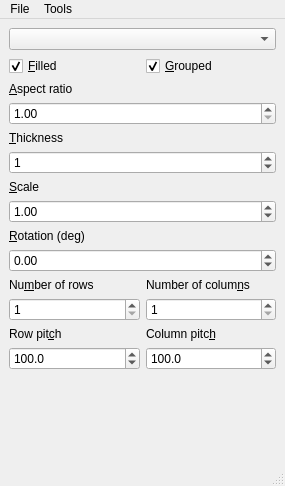
<?xml version="1.0" encoding="UTF-8"?>
<ui version="4.0">
 <author>Joan Juvert</author>
 <class>ControlWindow</class>
 <widget class="QMainWindow" name="ControlWindow">
  <property name="geometry">
   <rect>
    <x>0</x>
    <y>0</y>
    <width>285</width>
    <height>486</height>
   </rect>
  </property>
  <property name="sizePolicy">
   <sizepolicy hsizetype="Preferred" vsizetype="Preferred">
    <horstretch>0</horstretch>
    <verstretch>0</verstretch>
   </sizepolicy>
  </property>
  <property name="minimumSize">
   <size>
    <width>235</width>
    <height>486</height>
   </size>
  </property>
  <property name="maximumSize">
   <size>
    <width>16777215</width>
    <height>486</height>
   </size>
  </property>
  <property name="focusPolicy">
   <enum>Qt::ClickFocus</enum>
  </property>
  <property name="windowTitle">
   <string>Control window</string>
  </property>
  <widget class="QWidget" name="centralwidget">
   <property name="autoFillBackground">
    <bool>false</bool>
   </property>
   <layout class="QVBoxLayout" name="verticalLayout">
    <item>
     <widget class="QComboBox" name="shapes_comboBox"/>
    </item>
    <item>
     <layout class="QHBoxLayout" name="horizontalLayout_2">
      <item>
       <widget class="QCheckBox" name="filled_checkBox">
        <property name="text">
         <string>&amp;Filled</string>
        </property>
        <property name="checked">
         <bool>true</bool>
        </property>
       </widget>
      </item>
      <item>
       <widget class="QCheckBox" name="grouped_checkBox">
        <property name="text">
         <string>&amp;Grouped</string>
        </property>
        <property name="checked">
         <bool>true</bool>
        </property>
       </widget>
      </item>
     </layout>
    </item>
    <item>
     <layout class="QVBoxLayout" name="verticalLayout_21">
      <item>
       <widget class="QLabel" name="aspectRatio_label">
        <property name="text">
         <string>&amp;Aspect ratio</string>
        </property>
        <property name="buddy">
         <cstring>aspectRatio_doubleSpinBox</cstring>
        </property>
       </widget>
      </item>
      <item>
       <widget class="QDoubleSpinBox" name="aspectRatio_doubleSpinBox">
        <property name="decimals">
         <number>2</number>
        </property>
        <property name="minimum">
         <double>1.000000000000000</double>
        </property>
        <property name="maximum">
         <double>1000.000000000000000</double>
        </property>
        <property name="singleStep">
         <double>0.100000000000000</double>
        </property>
       </widget>
      </item>
     </layout>
    </item>
    <item>
     <layout class="QVBoxLayout" name="verticalLayout_19">
      <item>
       <widget class="QLabel" name="thickness_label">
        <property name="text">
         <string>&amp;Thickness</string>
        </property>
        <property name="buddy">
         <cstring>thickness_spinBox</cstring>
        </property>
       </widget>
      </item>
      <item>
       <widget class="QSpinBox" name="thickness_spinBox">
        <property name="maximum">
         <number>100</number>
        </property>
        <property name="value">
         <number>1</number>
        </property>
       </widget>
      </item>
     </layout>
    </item>
    <item>
     <layout class="QVBoxLayout" name="verticalLayout_20">
      <item>
       <widget class="QLabel" name="scale_label">
        <property name="text">
         <string>&amp;Scale</string>
        </property>
        <property name="buddy">
         <cstring>scale_doubleSpinBox</cstring>
        </property>
       </widget>
      </item>
      <item>
       <widget class="QDoubleSpinBox" name="scale_doubleSpinBox">
        <property name="decimals">
         <number>2</number>
        </property>
        <property name="maximum">
         <double>100.000000000000000</double>
        </property>
        <property name="singleStep">
         <double>0.010000000000000</double>
        </property>
        <property name="value">
         <double>1.000000000000000</double>
        </property>
       </widget>
      </item>
     </layout>
    </item>
    <item>
     <layout class="QVBoxLayout" name="verticalLayout_22">
      <item>
       <widget class="QLabel" name="rotation_label">
        <property name="text">
         <string>&amp;Rotation (deg)</string>
        </property>
        <property name="buddy">
         <cstring>rotation_doubleSpinBox</cstring>
        </property>
       </widget>
      </item>
      <item>
       <widget class="QDoubleSpinBox" name="rotation_doubleSpinBox">
        <property name="enabled">
         <bool>true</bool>
        </property>
        <property name="minimum">
         <double>-360.000000000000000</double>
        </property>
        <property name="maximum">
         <double>360.000000000000000</double>
        </property>
       </widget>
      </item>
     </layout>
    </item>
    <item>
     <layout class="QGridLayout" name="gridLayout_2">
      <item row="0" column="0">
       <layout class="QVBoxLayout" name="verticalLayout_23">
        <item>
         <widget class="QLabel" name="nrows_label">
          <property name="enabled">
           <bool>true</bool>
          </property>
          <property name="text">
           <string>Nu&amp;mber of rows</string>
          </property>
          <property name="buddy">
           <cstring>nrows_spinBox</cstring>
          </property>
         </widget>
        </item>
        <item>
         <widget class="QSpinBox" name="nrows_spinBox">
          <property name="enabled">
           <bool>true</bool>
          </property>
          <property name="minimum">
           <number>1</number>
          </property>
          <property name="maximum">
           <number>1000</number>
          </property>
          <property name="value">
           <number>1</number>
          </property>
         </widget>
        </item>
       </layout>
      </item>
      <item row="0" column="1">
       <layout class="QVBoxLayout" name="verticalLayout_24">
        <item>
         <widget class="QLabel" name="ncolumns_label">
          <property name="enabled">
           <bool>true</bool>
          </property>
          <property name="text">
           <string>Number of colum&amp;ns</string>
          </property>
          <property name="buddy">
           <cstring>ncolumns_spinBox</cstring>
          </property>
         </widget>
        </item>
        <item>
         <widget class="QSpinBox" name="ncolumns_spinBox">
          <property name="enabled">
           <bool>true</bool>
          </property>
          <property name="minimum">
           <number>1</number>
          </property>
          <property name="maximum">
           <number>1000</number>
          </property>
         </widget>
        </item>
       </layout>
      </item>
      <item row="1" column="0">
       <layout class="QVBoxLayout" name="verticalLayout_25">
        <item>
         <widget class="QLabel" name="rowPitch_label">
          <property name="enabled">
           <bool>true</bool>
          </property>
          <property name="text">
           <string>Row pit&amp;ch</string>
          </property>
          <property name="buddy">
           <cstring>rowPitch_doubleSpinBox</cstring>
          </property>
         </widget>
        </item>
        <item>
         <widget class="QDoubleSpinBox" name="rowPitch_doubleSpinBox">
          <property name="enabled">
           <bool>true</bool>
          </property>
          <property name="decimals">
           <number>1</number>
          </property>
          <property name="maximum">
           <double>1000.000000000000000</double>
          </property>
          <property name="value">
           <double>100.000000000000000</double>
          </property>
         </widget>
        </item>
       </layout>
      </item>
      <item row="1" column="1">
       <layout class="QVBoxLayout" name="verticalLayout_26">
        <item>
         <widget class="QLabel" name="columnPitch_label">
          <property name="enabled">
           <bool>true</bool>
          </property>
          <property name="text">
           <string>Column pitc&amp;h</string>
          </property>
          <property name="buddy">
           <cstring>columnPitch_doubleSpinBox</cstring>
          </property>
         </widget>
        </item>
        <item>
         <widget class="QDoubleSpinBox" name="columnPitch_doubleSpinBox">
          <property name="enabled">
           <bool>true</bool>
          </property>
          <property name="decimals">
           <number>1</number>
          </property>
          <property name="maximum">
           <double>1000.000000000000000</double>
          </property>
          <property name="value">
           <double>100.000000000000000</double>
          </property>
         </widget>
        </item>
       </layout>
      </item>
     </layout>
    </item>
    <item>
     <spacer name="verticalSpacer">
      <property name="orientation">
       <enum>Qt::Vertical</enum>
      </property>
      <property name="sizeHint" stdset="0">
       <size>
        <width>20</width>
        <height>2</height>
       </size>
      </property>
     </spacer>
    </item>
   </layout>
  </widget>
  <widget class="QMenuBar" name="menubar">
   <property name="geometry">
    <rect>
     <x>0</x>
     <y>0</y>
     <width>285</width>
     <height>27</height>
    </rect>
   </property>
   <widget class="QMenu" name="menuFile">
    <property name="title">
     <string>File</string>
    </property>
    <addaction name="action_quit"/>
   </widget>
   <widget class="QMenu" name="menuColor">
    <property name="title">
     <string>Tools</string>
    </property>
    <addaction name="action_invert"/>
   </widget>
   <addaction name="menuFile"/>
   <addaction name="menuColor"/>
  </widget>
  <widget class="QStatusBar" name="statusbar"/>
  <action name="action_quit">
   <property name="text">
    <string>Quit</string>
   </property>
   <property name="shortcut">
    <string>Ctrl+Q</string>
   </property>
  </action>
  <action name="action_invert">
   <property name="checkable">
    <bool>true</bool>
   </property>
   <property name="text">
    <string>Invert</string>
   </property>
   <property name="shortcut">
    <string>Alt+I</string>
   </property>
  </action>
  <action name="action_reset">
   <property name="text">
    <string>Reset</string>
   </property>
  </action>
 </widget>
 <tabstops>
  <tabstop>shapes_comboBox</tabstop>
  <tabstop>filled_checkBox</tabstop>
  <tabstop>grouped_checkBox</tabstop>
  <tabstop>aspectRatio_doubleSpinBox</tabstop>
  <tabstop>thickness_spinBox</tabstop>
  <tabstop>scale_doubleSpinBox</tabstop>
  <tabstop>rotation_doubleSpinBox</tabstop>
  <tabstop>nrows_spinBox</tabstop>
  <tabstop>ncolumns_spinBox</tabstop>
  <tabstop>rowPitch_doubleSpinBox</tabstop>
  <tabstop>columnPitch_doubleSpinBox</tabstop>
 </tabstops>
 <resources/>
 <connections>
  <connection>
   <sender>action_quit</sender>
   <signal>activated()</signal>
   <receiver>ControlWindow</receiver>
   <slot>close()</slot>
   <hints>
    <hint type="sourcelabel">
     <x>-1</x>
     <y>-1</y>
    </hint>
    <hint type="destinationlabel">
     <x>284</x>
     <y>299</y>
    </hint>
   </hints>
  </connection>
 </connections>
</ui>
